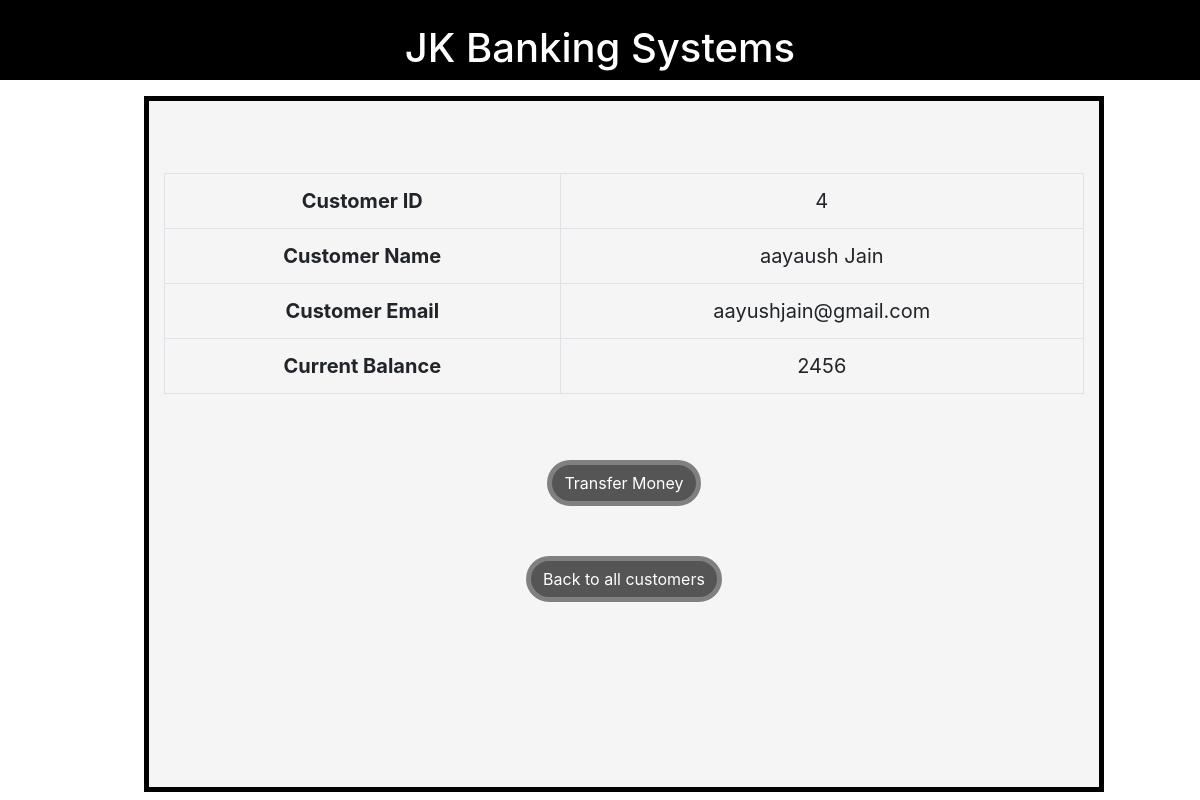
/details.php?customer_id=4, run on the app's committed database.
### tables this page shows
CREATE TABLE `customers` (
  `customer_id` int(11) NOT NULL,
  `customer_name` text NOT NULL,
  `customer_email` text NOT NULL,
  `current_balance` int(11) NOT NULL
);

### details.php (the view, shortened to what this page needs)
<!DOCTYPE html>
<?php
    include("functions.php");
?>
<html lang="en">
    <head>
        <link rel="stylesheet" href="https://stackpath.bootstrapcdn.com/bootstrap/4.5.1/css/bootstrap.min.css">
        <link rel="stylesheet" href="https://stackpath.bootstrapcdn.com/font-awesome/4.7.0/css/font-awesome.min.css">
        <link rel="stylesheet" href="style.css" media="all">
    </head>
    <body>
         <div id="header"><br>
        <center><h1>JK Banking Systems</h1>
        </center>
    </div>
<div id="right_side"><br><br>
        <div class="container">
            <?php
                if(isset($_GET['customer_id'])) {
                    $c_id = $_GET['customer_id'];
                    $get_customers = "select * from customers where customer_id='$c_id'";
                    $run_customers = mysqli_query($con, $get_customers);
                    while ($row_customers = mysqli_fetch_array($run_customers)) {
                        $customer_id = $row_customers['customer_id'];
                        $customer_name = $row_customers['customer_name'];
                        $customer_email = $row_customers['customer_email'];
                        $current_balance = $row_customers['current_balance'];
                        echo "
                            <br>
                            <table class='table table-bordered' style='text-align: center; font-size: 20px;'>
                                <tr>
                                    <th scope='col'>Customer ID</th>
                                    <td>$customer_id</td>
                                </tr>
                                <tr>
                                    <th scope='col'>Customer Name</th>
                                    <td>$customer_name</td>
                                </tr>
                                <tr>
                                    <th scope='col'>Customer Email</th>
                                    <td>$customer_email</td>
                                </tr>
                                <tr>
                                    <th scope='col'>Current Balance</th>
                                    <td>$current_balance</td>
                                </tr>
                            </table>
                            <center>
                                        <button class='btn'>
                                            <a href='transfer.php?customer_id=$c_id' style='text-decoration: none; color: white;'>Transfer Money</a>
                                        </button>
                                    </center>
                                    <center>
                                        <button class='btn'>
                                            <a href='Customer.php' style=' color: white;' >Back to all customers</a>
                                        </button>
                                    </center>
                        ";
                    }
                }
            ?>
        </div>
      </div>
    </body>
</html>

### style.css (style rules this page uses)
html { scroll-behavior: smooth; }
.btn { text-align: center; margin-top: 50px; border: 5px solid gray; border-radius: 30px; background-color: #555; }

### details.php (style rules this page uses)
#header { height: 10%; width: 100%; top: 0%; background-color: black; position: fixed; color: white; }
#right_side { height: 87%; width: 80%; background-color: whitesmoke; position: fixed; left: 12%; top: 12%; color: red; border: solid 5px black; }

### data on the page
customers: customer_id "4", customer_name "aayaush Jain", customer_email "aayushjain@gmail.com", current_balance "2456"
